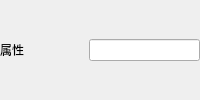
<?xml version="1.0" encoding="UTF-8"?><ui version="4.0"><class>ScriptPropertyRowForm</class><widget class="QWidget" name="ScriptPropertyRowForm"><layout class="QHBoxLayout" name="layout" stretch="0,1"><property name="leftMargin"><number>0</number></property><property name="rightMargin"><number>0</number></property><property name="topMargin"><number>0</number></property><property name="bottomMargin"><number>0</number></property><property name="spacing"><number>5</number></property><item><widget class="QLabel" name="nameLabel"><property name="minimumSize"><size><width>84</width><height>0</height></size></property><property name="maximumSize"><size><width>110</width><height>16777215</height></size></property><property name="wordWrap"><bool>true</bool></property><property name="textFormat"><enum>Qt::PlainText</enum></property><property name="text"><string>属性</string></property></widget></item><item><widget class="QStackedWidget" name="valueStack">
<widget class="QWidget" name="scalarPage"><layout class="QHBoxLayout" name="scalarLayout"><property name="leftMargin"><number>0</number></property><property name="rightMargin"><number>0</number></property><property name="topMargin"><number>0</number></property><property name="bottomMargin"><number>0</number></property><item><widget class="QLineEdit" name="scalarEdit"/></item></layout></widget>
<widget class="QWidget" name="booleanPage"><layout class="QHBoxLayout" name="boolLayout"><property name="leftMargin"><number>0</number></property><property name="rightMargin"><number>0</number></property><property name="topMargin"><number>0</number></property><property name="bottomMargin"><number>0</number></property><item><widget class="QCheckBox" name="booleanCheck"><property name="text"><string/></property></widget></item></layout></widget>
<widget class="QWidget" name="vectorPage"><layout class="QHBoxLayout" name="vectorLayout"><property name="spacing"><number>2</number></property><property name="leftMargin"><number>0</number></property><property name="rightMargin"><number>0</number></property><property name="topMargin"><number>0</number></property><property name="bottomMargin"><number>0</number></property><item><widget class="QLabel" name="xLabel"><property name="text"><string>X</string></property></widget></item><item><widget class="QLineEdit" name="xEdit"><property name="minimumSize"><size><width>20</width><height>0</height></size></property><property name="sizePolicy"><sizepolicy hsizetype="Ignored" vsizetype="Fixed"><horstretch>1</horstretch><verstretch>0</verstretch></sizepolicy></property></widget></item><item><widget class="QLabel" name="yLabel"><property name="text"><string>Y</string></property></widget></item><item><widget class="QLineEdit" name="yEdit"><property name="minimumSize"><size><width>20</width><height>0</height></size></property><property name="sizePolicy"><sizepolicy hsizetype="Ignored" vsizetype="Fixed"><horstretch>1</horstretch><verstretch>0</verstretch></sizepolicy></property></widget></item><item><widget class="QLabel" name="zLabel"><property name="text"><string>Z</string></property></widget></item><item><widget class="QLineEdit" name="zEdit"><property name="minimumSize"><size><width>20</width><height>0</height></size></property><property name="sizePolicy"><sizepolicy hsizetype="Ignored" vsizetype="Fixed"><horstretch>1</horstretch><verstretch>0</verstretch></sizepolicy></property></widget></item></layout></widget>
<widget class="QWidget" name="resourcePage"><layout class="QHBoxLayout" name="resourceLayout"><property name="leftMargin"><number>0</number></property><property name="rightMargin"><number>0</number></property><property name="topMargin"><number>0</number></property><property name="bottomMargin"><number>0</number></property><item><widget class="ResourceField" name="resourceField"/></item></layout></widget>
<widget class="QWidget" name="objectPage"><layout class="QHBoxLayout" name="objectLayout"><property name="leftMargin"><number>0</number></property><property name="rightMargin"><number>0</number></property><property name="topMargin"><number>0</number></property><property name="bottomMargin"><number>0</number></property></layout></widget>
</widget></item></layout></widget><customwidgets><customwidget><class>ResourceField</class><extends>QWidget</extends><header>ResourceField.h</header><container>1</container></customwidget></customwidgets><resources/><connections/></ui>
